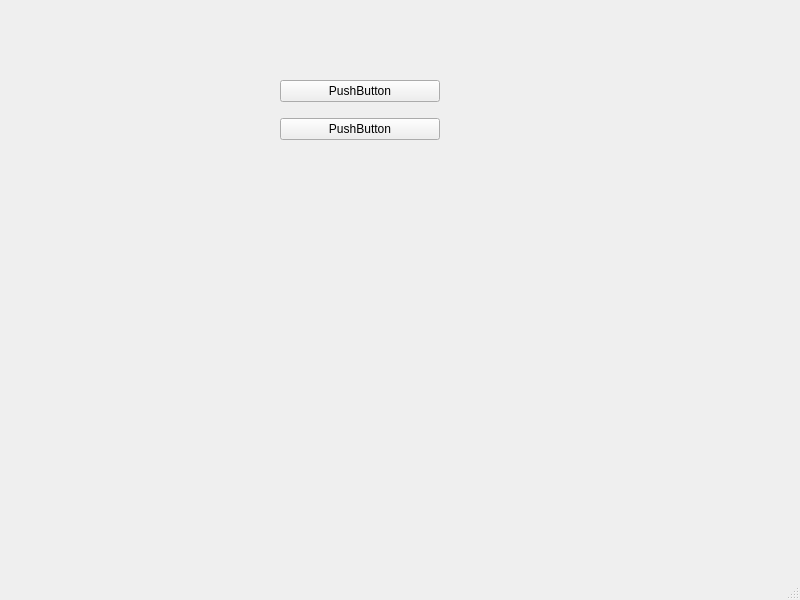
<?xml version="1.0" encoding="UTF-8"?>
<ui version="4.0">
 <class>MainWindow</class>
 <widget class="QMainWindow" name="MainWindow">
  <property name="geometry">
   <rect>
    <x>0</x>
    <y>0</y>
    <width>800</width>
    <height>600</height>
   </rect>
  </property>
  <property name="windowTitle">
   <string>MainWindow</string>
  </property>
  <widget class="QWidget" name="centralwidget">
   <widget class="QWidget" name="verticalLayoutWidget">
    <property name="geometry">
     <rect>
      <x>280</x>
      <y>70</y>
      <width>160</width>
      <height>80</height>
     </rect>
    </property>
    <layout class="QVBoxLayout" name="verticalLayout">
     <item>
      <widget class="QPushButton" name="pushButton">
       <property name="text">
        <string>PushButton</string>
       </property>
      </widget>
     </item>
     <item>
      <widget class="QPushButton" name="pushButton_2">
       <property name="text">
        <string>PushButton</string>
       </property>
      </widget>
     </item>
    </layout>
   </widget>
  </widget>
  <widget class="QMenuBar" name="menubar">
   <property name="geometry">
    <rect>
     <x>0</x>
     <y>0</y>
     <width>800</width>
     <height>26</height>
    </rect>
   </property>
  </widget>
  <widget class="QStatusBar" name="statusbar"/>
 </widget>
 <resources/>
 <connections/>
</ui>
